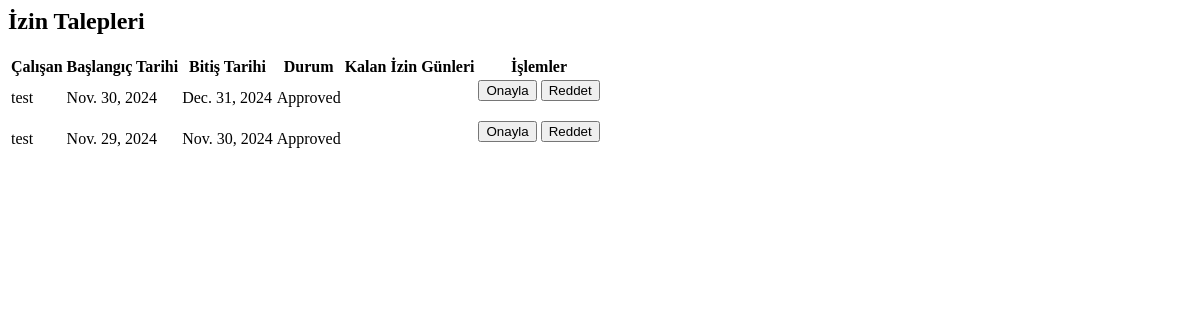
/manage-leaves/, run on an earlier commit of the app's database.
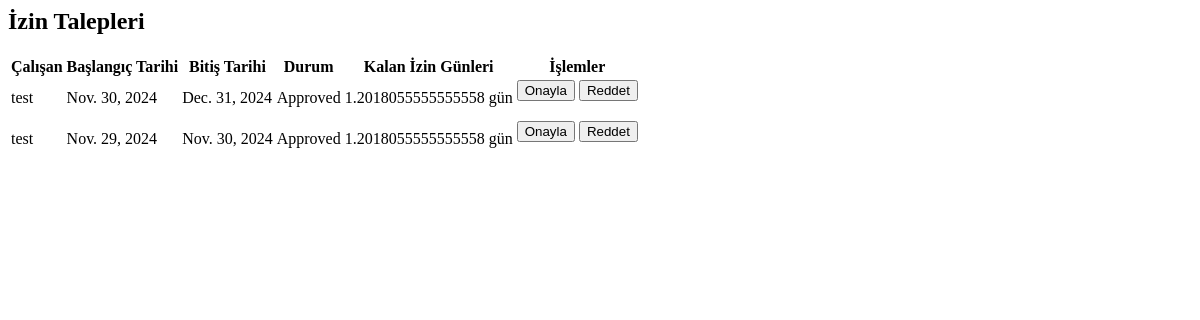
And on a later commit of the database.
### dashboard/models.py (models this page shows, shortened)
class LeaveRequest(models.Model):
    STATUS_CHOICES = [
        ('Pending', 'Pending'),
        ('Approved', 'Approved'),
        ('Rejected', 'Rejected'),
    ]
    employee = models.ForeignKey(User, on_delete=models.CASCADE)  # Kullanıcı ile ilişkilendirme
    start_date = models.DateField()  # İzin başlangıç tarihi
    end_date = models.DateField()  # İzin bitiş tarihi
    reason = models.TextField()  # İzin nedeni
    status = models.CharField(max_length=20, choices=STATUS_CHOICES, default='Pending')  # Talep durumu

class EmployeeProfile(models.Model):
    user = models.OneToOneField(User, on_delete=models.CASCADE)
    annual_leave_days = models.FloatField(default=15)

### dashboard/views.py (the view, shortened to what this page needs)
# urls.py: path('manage-leaves/', views.manage_leaves, name='manage_leaves'),
def manage_leaves(request):
    print("manage_leaves fonksiyonu çağrıldı.")
    leave_requests = LeaveRequest.objects.all().order_by('-start_date')
    employee_profiles = EmployeeProfile.objects.all()
    return render(request, 'dashboard/manage_leaves.html', {
        'leave_requests': leave_requests,
        'employee_profiles': employee_profiles
    })

### templates/dashboard/manage_leaves.html (shortened to what this page needs)
<h2>İzin Talepleri</h2>
<table>
    <thead>
        <tr>
            <th>Çalışan</th>
            <th>Başlangıç Tarihi</th>
            <th>Bitiş Tarihi</th>
            <th>Durum</th>
            <th>Kalan İzin Günleri</th>
            <th>İşlemler</th>
        </tr>
    </thead>
    <tbody>
        {% for leave_request in leave_requests %}
        <tr>
            <td>{{ leave_request.employee.username }}</td>
            <td>{{ leave_request.start_date }}</td>
            <td>{{ leave_request.end_date }}</td>
            <td>{{ leave_request.status }}</td>
            <td>
                {% for profile in employee_profiles %}
                    {% if profile.user == leave_request.employee %}
                        {{ profile.annual_leave_days }} gün
                    {% endif %}
                {% endfor %}
            </td>
            <td>
                <form method="post">
                    <button type="submit" name="action" value="approve">Onayla</button>
                    <button type="submit" name="action" value="reject">Reddet</button>
                </form>
            </td>
        </tr>
        {% endfor %}
    </tbody>
</table>

What changed in the data, as far as the page shows it:
added EmployeeProfile: annual_leave_days "1.2018055555555558"
